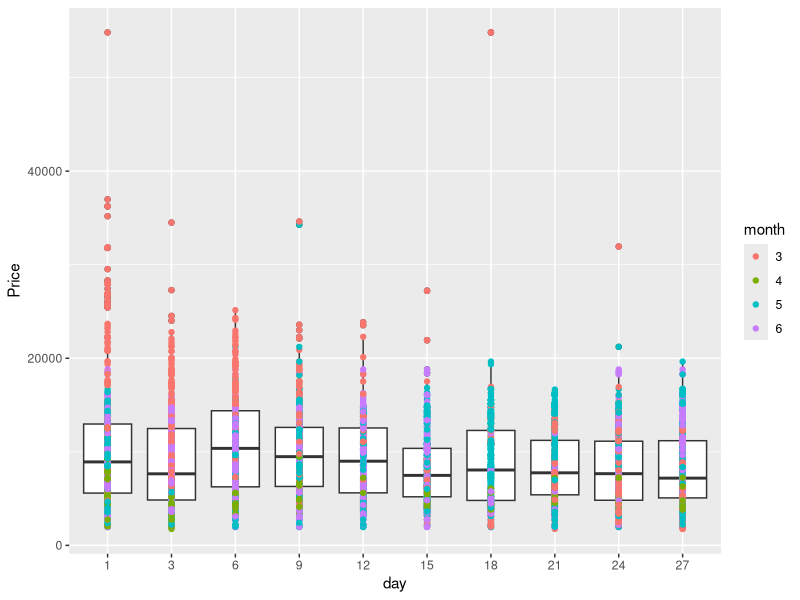

This figure's R source:
## ---- chunk 1
library(tidyverse)
data = read.csv("Data_Train.csv")
data = data %>% separate(col = "Date_of_Journey", c("day", "month", "year"), sep = "/")
data$day = as.numeric(data$day)
data$month = as.numeric(data$month)
first = data %>% filter(day >= 1 & day <= 10) %>% mutate(period = "day1-10")
second = data %>% filter(day >= 11 & day <= 20) %>% mutate(period = "day11-20")
total <- rbind(first, second)
third = data %>% filter(day >= 21 & day <= 31) %>% mutate(period = "day21-31")
data <- rbind(total, third)
data$period = as.factor(data$period)
data$month = as.factor(data$month)
data$day = as.factor(data$day)
data = data %>% filter(Additional_Info != "Business class")
data = data %>% filter(Airline != "Jet Airways Business")

p <- ggplot(data, mapping = aes (x = day, y = Price))
p + geom_boxplot() + geom_point(mapping = aes(color = month))

newdata = data %>% filter(Price>70000)
